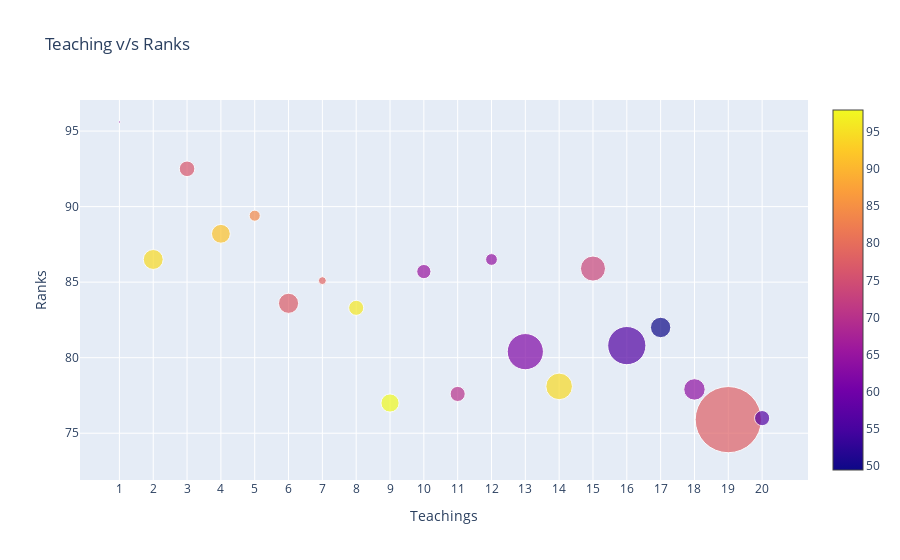

Notebook code for this chart:
### Code cell
#data preparation
df2016 = timesData[timesData.year == 2016].iloc[:20,:]
num_students_size  = [float(each.replace(',', '.')) for each in df2016.num_students]
international_color = [float(each) for each in df2016.international]
data = [
    {
        'y': df2016.teaching,
        'x': df2016.world_rank,
        'mode': 'markers',
        'marker': {
            'color': international_color,
            'size': num_students_size,
            'showscale': True
        },
        "text" :  df2016.university_name
    }
]

layout = dict(
    title = 'Teaching v/s Ranks',
    xaxis = dict(title='Teachings',ticklen = 5, zeroline = False),
    yaxis = dict(title = 'Ranks',ticklen = 5, zeroline = False)
                 )

fig = dict(data=data, layout=layout)
iplot(fig)

### Figure 1 — Plotly figure (JSON) as saved in the notebook; plotly's stock layout.template omitted (floating-point values rounded to 4 significant figures)
{"data": [{"marker": {"color": [64, 94.4, 76.3, 91.5, 84, 77.2, 78.5, 96, 97.9, 65, 70, 64.3, 61.9, 94.4, 73.5, 56.4, 49.5, 63.9, 77.8, 56.5], "showscale": true, "size": [2.243, 19.92, 15.6, 18.81, 11.07, 20.15, 7.929, 15.06, 18.18, 14.22, 15.13, 11.75, 36.19, 26.61, 25.05, 38.21, 20.38, 21.42, 66.2, 15.17]}, "mode": "markers", "text": ["California Institute of Technology", "University of Oxford", "Stanford University", "University of Cambridge", "Massachusetts Institute of Technology", "Harvard University", "Princeton University", "Imperial College London", "ETH Zurich – Swiss Federal Institute of Technology Zurich", "University of Chicago", "Johns Hopkins University", "Yale University", "University of California, Berkeley", "University College London", "Columbia University", "University of California, Los Angeles", "University of Pennsylvania", "Cornell University", "University of Toronto", "Duke University"], "x": ["1", "2", "3", "4", "5", "6", "7", "8", "9", "10", "11", "12", "13", "14", "15", "16", "17", "18", "19", "20"], "y": [95.6, 86.5, 92.5, 88.2, 89.4, 83.6, 85.1, 83.3, 77, 85.7, 77.6, 86.5, 80.4, 78.1, 85.9, 80.8, 82, 77.9, 75.9, 76], "type": "scatter"}], "layout": {"title": {"text": "Teaching v/s Ranks"}, "xaxis": {"ticklen": 5, "title": {"text": "Teachings"}, "zeroline": false, "type": "category", "range": [-1.228, 20.83], "autorange": true}, "yaxis": {"ticklen": 5, "title": {"text": "Ranks"}, "zeroline": false, "type": "linear", "range": [70.46, 97.24], "autorange": true}, "autosize": true}}
